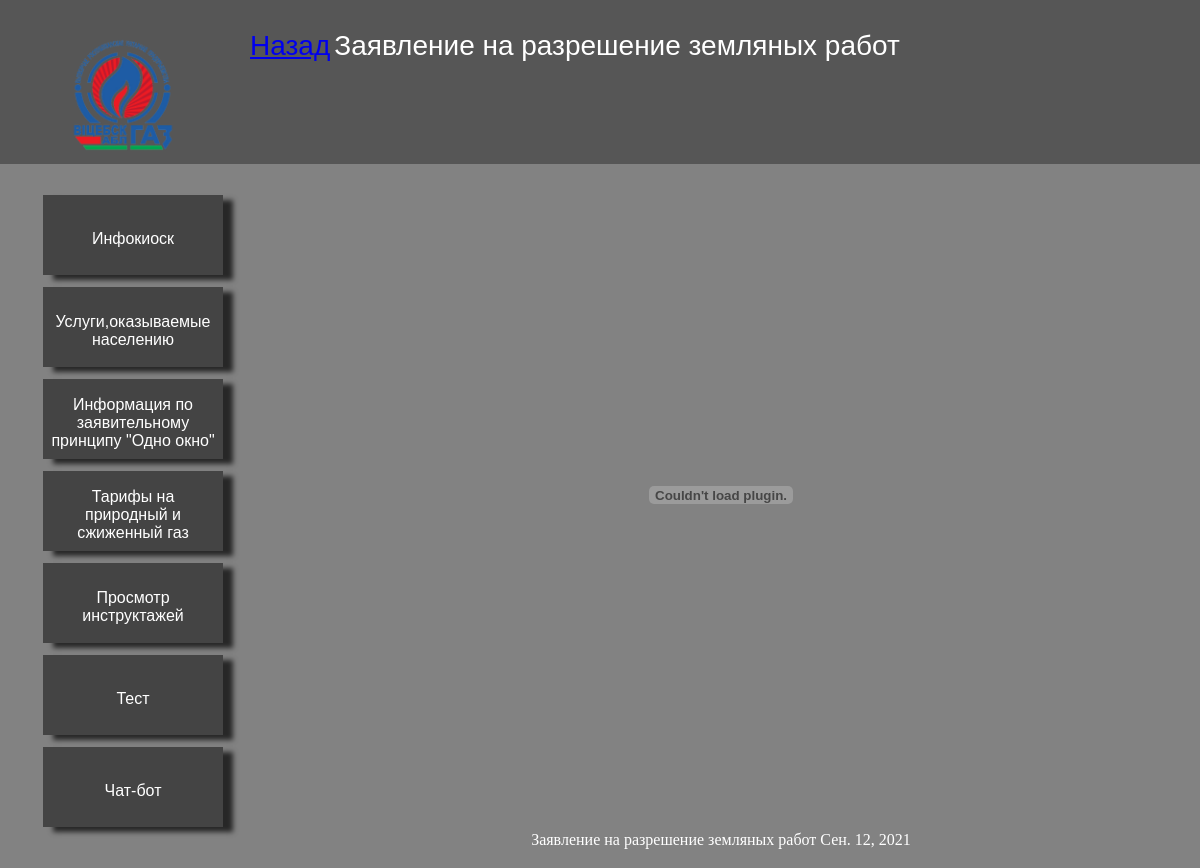
Screenshot of /onewindow/Forms/Excavation_permit_application with the database file from the repository.
### main/models.py (models this page shows, shortened)
class Excavation_permit_application(models.Model):
    title = models.CharField(max_length=150)
    Excavation_permit_application_doc = models.FileField(upload_to='Forms/')
    times = models.DateField()

### main/views.py (the view)
# urls.py: path('onewindow/Forms/Excavation_permit_application', views.Excavation_permit_application_home, name='Excavation_permit_application'),
def Excavation_permit_application_home(request):
    data = Excavation_permit_application.objects.all()
    return render(request,'main/statements/Excavation_permit_application.html', {'data': data})

### main/templates/main/statements/Excavation_permit_application.html (shortened to what this page needs)
{%extends 'main/Shell.html'%}
{%block topbar%}
<div class="topbar">
    <table>
        <tr>
            <td height="20vh"><a class="back" href="{%url 'Forms'%}">Назад</a></td>
            <td><a class="toptext">Заявление на разрешение земляных работ</a></td>
        </tr>
    </table>
</div>
{%endblock%}
{%block body%}
{%for el in data%}
<center>
        <div class="botton_color">
                <embed class="docs_view" src="{{ el.Excavation_permit_application_doc.url }}" >
                <p href="{{ el.Excavation_permit_application}}" class="cool_text">{{ el.title }} {{el.times}}</p>
        </div>
</center>
{%endfor%}
{%endblock%}

### main/static/main/css/Shell.css (style rules this page uses)
.main { margin: 0; background: #828282; }
.back { height: 15vh; }
.topbar { height: 19vh; background-color: #565656; text-align: center; margin: 0; padding-top: 1.5vh; }
.toptext { color: #fff; font-family: Arial, Helvetica, sans-serif; font-size: 3.5vh; margin-left: auto; margin-right: auto; margin-top: 3vh; }
.docs_view { height: 80vh; width: 50vw; padding-top: 1vh; display: block; margin-left: auto; margin-right: auto; }
.cool_text { color: #fff; text-align: center; }

### rows the page displays
Excavation_permit_application: title "Заявление на разрешение земляных работ", times "Сен. 12, 2021"
